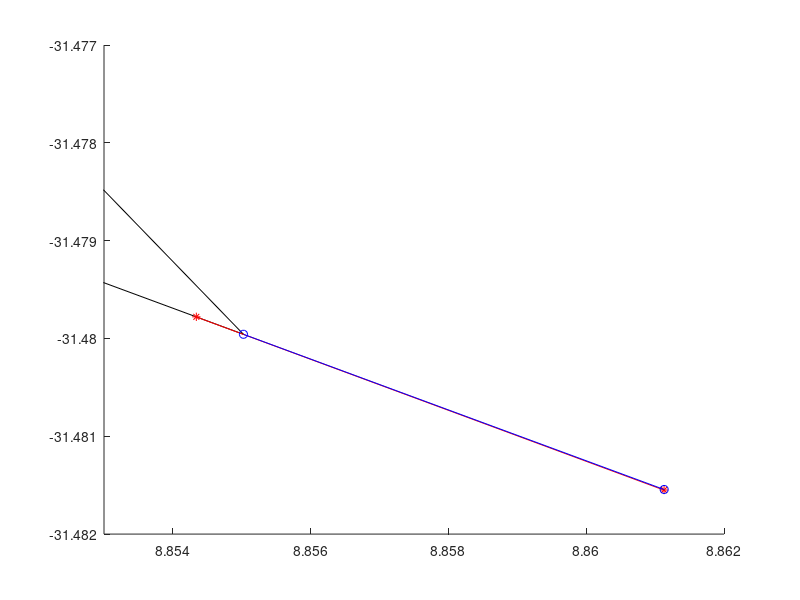

Write the MATLAB code that produced this figure.
clc;
close all;
clear all;
Trajectory = [8.8543401582283571826792467618361115455627, -31.4797793921278419304599083261564373970032
8.8611299999999992849097907310351729393005, -31.4815499999999985902832122519612312316895];

Nodes = [		3.3928695880379344806954122759634628891945, -27.5087922383527470060471387114375829696655
	2.1789956929040474875591826275922358036041, -29.7421959816368115525619941763579845428467
	8.8550232145088205726324304123409092426300, -31.4799575153445161390663997735828161239624
    ];

Triangles = [1:size(Nodes, 1)];
Triangles = reshape(Triangles, 3, size(Nodes, 1) / 3);
Triangles = Triangles';

% Nodes_p = [		-2.4667932875480627075148731819353997707367, 1.0813362350056721084001765120774507522583
% 	-1.2315817275378992956547108406084589660168, 1.5394885736252672536750196741195395588875
% 	-2.1348029612108834207617746869800612330437, 1.9407506813055077632412803723127581179142];
% 
% Triangles_p = [1:size(Nodes_p, 1)];
% Triangles_p = reshape(Triangles_p, 3, size(Nodes_p, 1) / 3);
% Triangles_p = Triangles_p';

figure(1)
xlim([8.853 8.862])
ylim([-31.482 -31.477])
patch('Vertices', Nodes, 'Faces', Triangles, 'FaceVertexCData', zeros(size(Nodes, 1), 1), 'FaceColor', ...
    'interp', 'EdgeAlpha', 1, 'facealpha', 0); hold on
plot(Trajectory(:, 1), Trajectory(:, 2), '*-r'); hold on
% patch('Vertices', Nodes_p, 'Faces', Triangles_p, 'FaceVertexCData', zeros(size(Nodes_p, 1), 1), 'FaceColor', ...
%     'interp', 'EdgeAlpha', 1, 'facealpha', 0, 'edgecolor', 'b'); hold on

Trajectory = [8.8550243378648207936976177734322845935822, -31.4799578077525730179786478402093052864075
8.8611314120313622311186918523162603378296, -31.4815445753430118713822594145312905311584];

plot(Trajectory(:, 1), Trajectory(:, 2), 'o-b'); hold on
